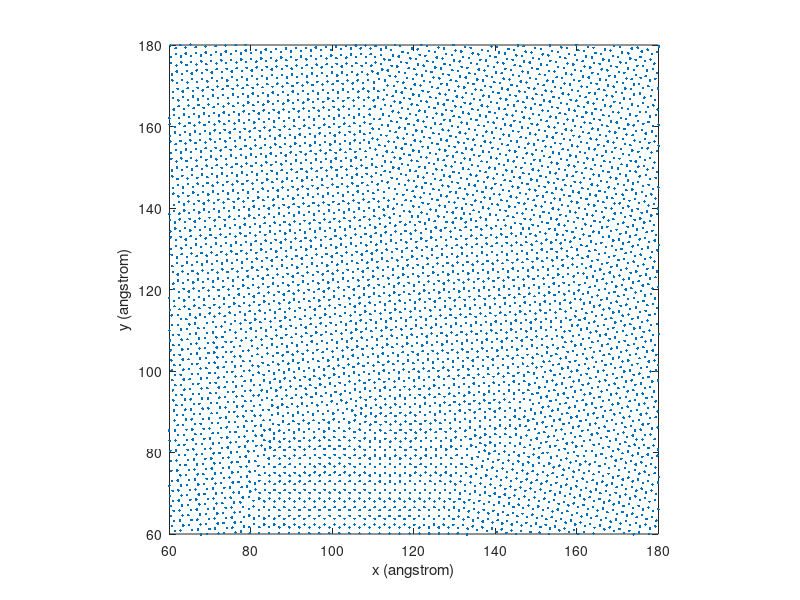

Reproduce this figure in MATLAB.
clear;clf;hold on;
xy = load('xy.txt');
plot(xy(:,1),xy(:,2),'.');
axis equal;
box on;
xlim([60, 180]);
ylim([60, 180]);
xlabel('x (angstrom)');
ylabel('y (angstrom)');